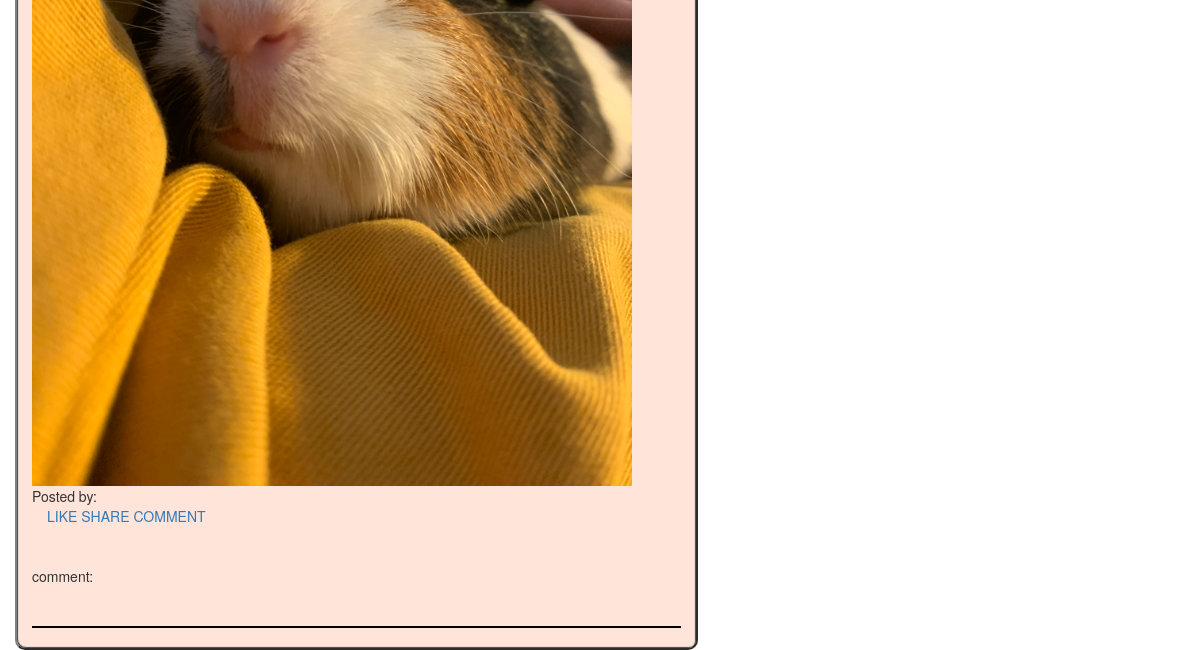
The page /authors/e1610af98c5846e08c883f39eb85ae31/posts (signed in, lower part) on the database as committed earlier.
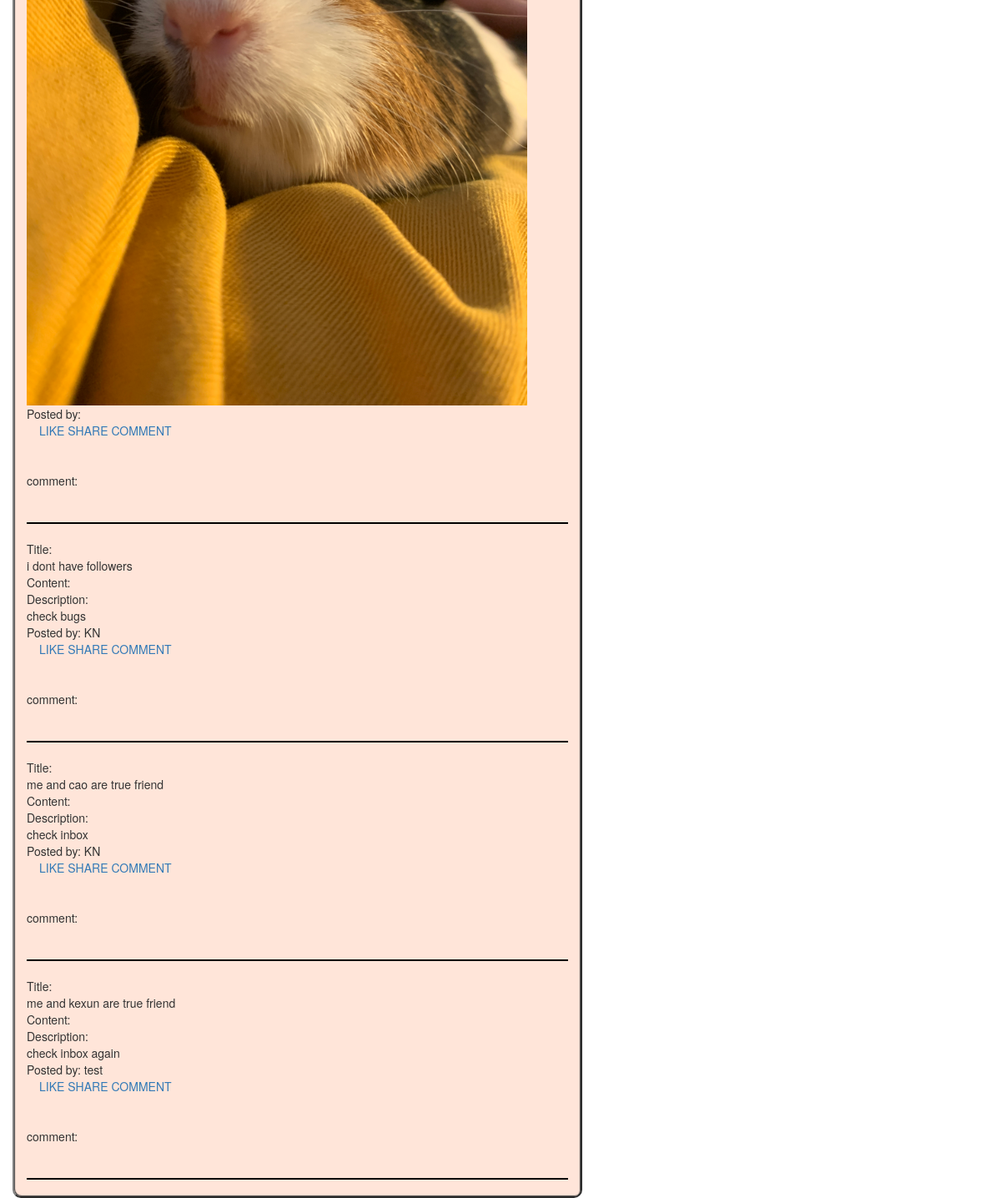
The same page on the database as committed later.
### post/models.py (models this page shows, shortened)
class Post(models.Model):
    type = models.CharField(default='post', max_length=200)
    title = models.CharField(max_length=200,null=True, blank=True)
    uuid = models.UUIDField(default=uuid.uuid4, primary_key=True, editable=False,unique=True)
    id = models.CharField(max_length=200, null=True)
    source = models.CharField(max_length=200,null=True)
    origin = models.CharField(max_length=200,null=True)
    description = models.TextField(null=True, blank=True)
    content = models.CharField(max_length=256, null=True, blank=True)
    Categories = models.CharField(max_length=100, default="")
    CONTENT_CHOICES = [("text/plain", "Plaintext"),
                       ("text/markdown", "Markdown"),
                       ("application/base64", "app"),
                       ("image/png;base64", "png"),
                       ("image/jpeg;base64", "jpeg")]
    contentType = models.CharField(max_length=30, choices=CONTENT_CHOICES,default = ("text/plain", "Plaintext"))
    TEXT_CHOICES = [("text/plain", "Plaintext"),
                       ("text/markdown", "Markdown")]
    textType = models.CharField(max_length=30, choices=TEXT_CHOICES, default = ("text/plain", "Plaintext"))
    author = models.ForeignKey(single_author,related_name='posts',on_delete=models.CASCADE,blank=True, null=True)
    count = models.IntegerField(default=0)
    published = models.DateTimeField(auto_now_add=True, null=True)
    VISIBILITY_CHOICES = [("PUBLIC", "Public"), ("FRIENDS", "Friends"),
                          ("PRIVATE", "Specific friend")]
    visibility = models.CharField(max_length=7,
                                  choices=VISIBILITY_CHOICES,
                                  default="PUBLIC")
    post_image = models.ImageField(null=True, blank=True, upload_to='images/')
    unlisted = models.BooleanField(default=False)

### authors/models.py (models this page shows, shortened)
class single_author(AbstractBaseUser):
    type = "author"
    username = models.CharField(primary_key=True,unique=True,max_length=255,default='')
    password = models.CharField(validators=[MinLengthValidator(6)],max_length=255,default='')
    uuid= models.UUIDField(default=uuid.uuid4, editable=False, unique=True)
    id = models.CharField(unique=True,max_length=255,blank=True,null=True)
    host = models.CharField(max_length=255,default='',blank=True)
    display_name = models.CharField(max_length=255,blank=True,default='')
    url = models.URLField(blank=True,default='')
    github = models.URLField(blank=True,default='')
    profileImage = models.ImageField(upload_to='avatars/', blank=True,null=True)
    USERNAME_FIELD = 'username'

### post/views.py (the view, shortened to what this page needs)
# urls.py: path("authors/<str:userId>/posts",views.home_page,name="home-page"),
@login_required(login_url='/login/')
def home_page(request,userId):
    booleanOfalert = False
    all_posts = Post.objects.filter(unlisted=False, visibility="PUBLIC")
    post_comments_dict = {}
    for post in all_posts:
        oneListComment = Comment.objects.filter(post__uuid = post.uuid)
        post_comments_dict[post] = oneListComment
    currentAuthor = single_author.objects.filter(uuid=userId)
    return render(request,"post/index.html",{
        "booleanOfalert":booleanOfalert,
        "post_comments_dict": post_comments_dict,
        "all_posts": all_posts,
        "userId": userId,
    })

### post/templates/post/index.html (shortened to what this page needs)
{% extends 'base.html' %} {% load static %}
 {% block content %}
<div class="container I_followed">
  <div class="row">
    <div
      class="col-xs-6 col-sm-6 col-md-7 border-3"
      style="
        background-color: #ffe5d9;
        box-shadow: inset 1px -1px 1px #444, inset -1px 1px 1px #444;
        margin-top: 25px;
        border: 2px solid grey;
        border-style: outset;
        border-radius: 10px;
      "
    >
    <ul class = "list-unstyled">
      {% for post,comment in post_comments_dict.items %}
          <li>Title: </li>
          <li>{{ post.title }}</li>
          <li>Content: </li>
          <li>Description: </li>
          <li>{{ post.description }}</li>
          {% if post.post_image.url is not None %}
            <img src="{{post.post_image.url }}" width="600px">
          {% endif %}
          <li>Posted by: {{ post.author.display_name }}</li>
          <div class = "container">{% include "post/button.html" %}</div>
          <li>comment: </li>
          <br/>
          <hr style="height:2px;border-width:0;color:black;background-color:black">
      {% endfor %}
      </ul>
    </div>
{% endblock %}

### templates/base.html (shortened to what this page needs)
<!DOCTYPE html>
<html lang="en">
  <head>
    <link
      rel="stylesheet"
      href="https://stackpath.bootstrapcdn.com/bootstrap/3.4.1/css/bootstrap.min.css"
    />
  </head>
  <body>
    {% block header %} {% endblock %} {%block content%} {%endblock%}
  </body>
</html>

### post/templates/post/button.html (shortened to what this page needs)
<a href={% url "like-page" userId post.uuid %} class="button">LIKE</a>
<a href={% url "share-page" userId post.uuid %} class="button">SHARE</button>
<a href={% url "comment-page" userId post.uuid %} class="button">COMMENT</a>

### post/templates/post/button.html (style rules this page uses)
a { background-color: transparent; }

Rows that differ between the two databases and show on the page:
added Post: title "i dont have followers", description "check bugs", author.display_name "KN"
added Post: title "me and cao are true friend", description "check inbox", author.display_name "KN"
added Post: title "me and kexun are true friend", description "check inbox again", author.display_name "test"
